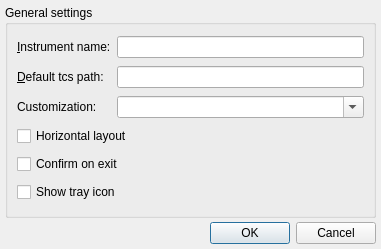
<?xml version="1.0" encoding="UTF-8"?>
<ui version="4.0">
 <class>PrefsDialog</class>
 <widget class="QDialog" name="PrefsDialog">
  <property name="geometry">
   <rect>
    <x>0</x>
    <y>0</y>
    <width>381</width>
    <height>249</height>
   </rect>
  </property>
  <property name="windowTitle">
   <string>Preferences</string>
  </property>
  <layout class="QGridLayout" name="gridLayout">
   <property name="horizontalSpacing">
    <number>10</number>
   </property>
   <property name="verticalSpacing">
    <number>4</number>
   </property>
   <property name="margin">
    <number>5</number>
   </property>
   <item row="2" column="0" colspan="2">
    <widget class="QDialogButtonBox" name="buttonBox">
     <property name="orientation">
      <enum>Qt::Horizontal</enum>
     </property>
     <property name="standardButtons">
      <set>QDialogButtonBox::Cancel|QDialogButtonBox::Ok</set>
     </property>
    </widget>
   </item>
   <item row="0" column="0" colspan="2">
    <widget class="QGroupBox" name="groupBox">
     <property name="title">
      <string>General settings</string>
     </property>
     <layout class="QGridLayout" name="gridLayout_2">
      <item row="0" column="0">
       <widget class="QLabel" name="label_2">
        <property name="text">
         <string>&amp;Instrument name:</string>
        </property>
        <property name="buddy">
         <cstring>instrument</cstring>
        </property>
       </widget>
      </item>
      <item row="0" column="1">
       <widget class="QLineEdit" name="instrument">
        <property name="sizePolicy">
         <sizepolicy hsizetype="Expanding" vsizetype="Fixed">
          <horstretch>0</horstretch>
          <verstretch>0</verstretch>
         </sizepolicy>
        </property>
       </widget>
      </item>
      <item row="1" column="0">
       <widget class="QLabel" name="label_3">
        <property name="text">
         <string>&amp;Default tcs path:</string>
        </property>
        <property name="buddy">
         <cstring>tcspath</cstring>
        </property>
       </widget>
      </item>
      <item row="1" column="1">
       <widget class="QLineEdit" name="tcspath"/>
      </item>
      <item row="2" column="0">
       <widget class="QLabel" name="label_4">
        <property name="text">
         <string>Customization:</string>
        </property>
        <property name="buddy">
         <cstring>tcspath</cstring>
        </property>
       </widget>
      </item>
      <item row="4" column="0" colspan="2">
       <widget class="QCheckBox" name="horzLayout">
        <property name="text">
         <string>Horizontal layout</string>
        </property>
       </widget>
      </item>
      <item row="5" column="0" colspan="2">
       <widget class="QCheckBox" name="confirmExit">
        <property name="text">
         <string>Confirm on exit</string>
        </property>
       </widget>
      </item>
      <item row="2" column="1">
       <widget class="QComboBox" name="customname">
        <property name="editable">
         <bool>true</bool>
        </property>
       </widget>
      </item>
      <item row="6" column="0" colspan="2">
       <widget class="QCheckBox" name="showTrayIcon">
        <property name="text">
         <string>Show tray icon</string>
        </property>
       </widget>
      </item>
     </layout>
    </widget>
   </item>
  </layout>
 </widget>
 <tabstops>
  <tabstop>buttonBox</tabstop>
 </tabstops>
 <resources/>
 <connections>
  <connection>
   <sender>buttonBox</sender>
   <signal>accepted()</signal>
   <receiver>PrefsDialog</receiver>
   <slot>accept()</slot>
   <hints>
    <hint type="sourcelabel">
     <x>248</x>
     <y>254</y>
    </hint>
    <hint type="destinationlabel">
     <x>157</x>
     <y>274</y>
    </hint>
   </hints>
  </connection>
  <connection>
   <sender>buttonBox</sender>
   <signal>rejected()</signal>
   <receiver>PrefsDialog</receiver>
   <slot>reject()</slot>
   <hints>
    <hint type="sourcelabel">
     <x>316</x>
     <y>260</y>
    </hint>
    <hint type="destinationlabel">
     <x>286</x>
     <y>274</y>
    </hint>
   </hints>
  </connection>
 </connections>
</ui>
